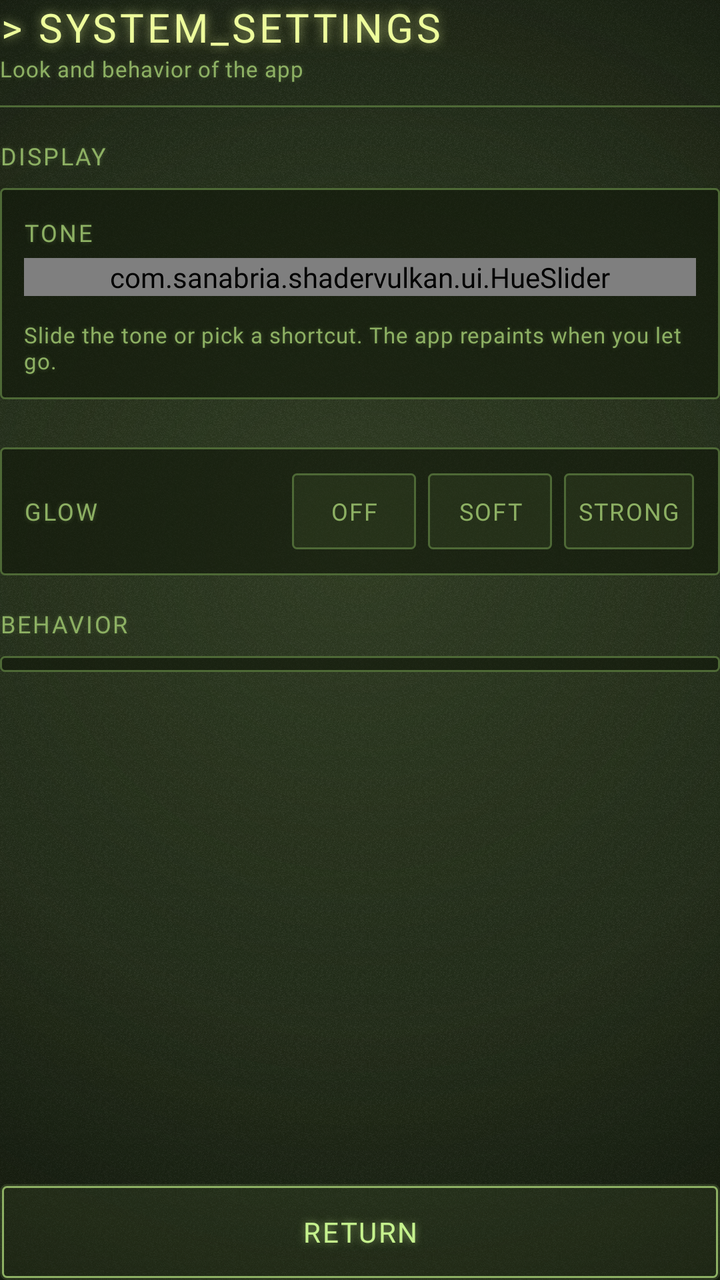
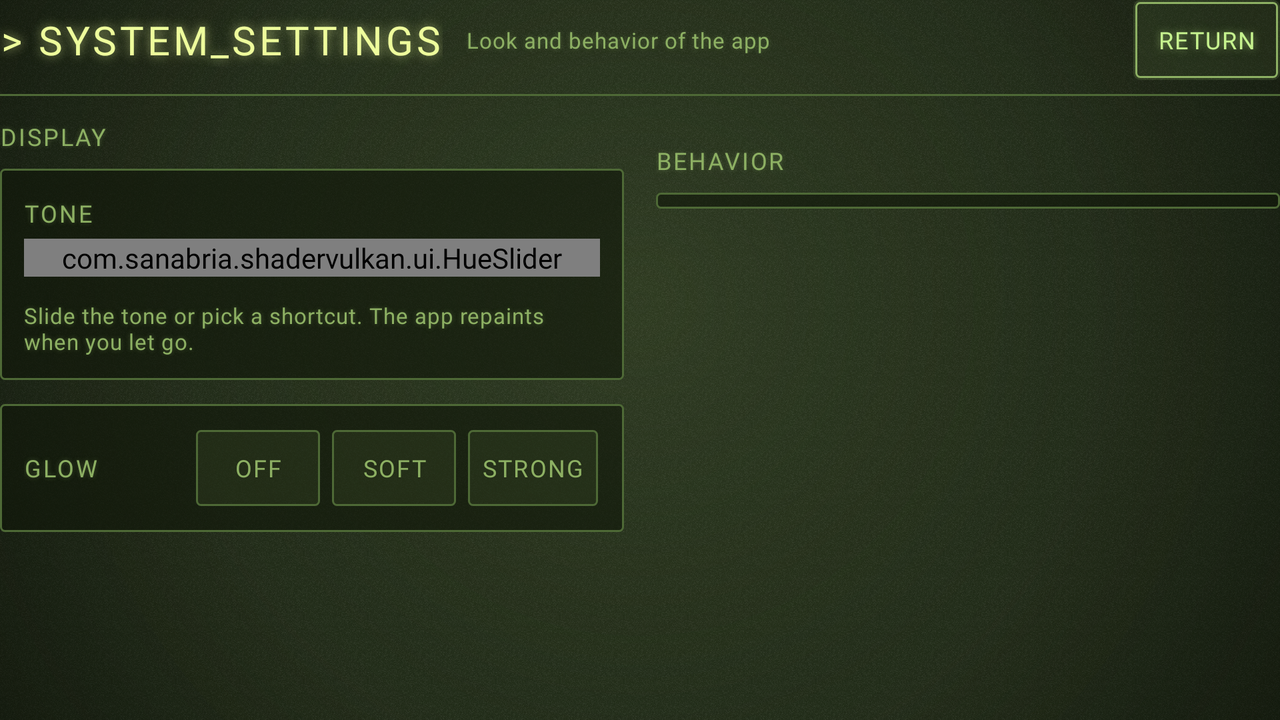

One screen, two layout resources from the same app: the default and the repository's alternative for another configuration. Each is rendered where Android would select it; the XML of both is given below.
<!-- AndroidManifest.xml: application theme Theme.ShaderVulkan -->
<!-- res/layout/activity_app_settings.xml -->
<?xml version="1.0" encoding="utf-8"?>
<LinearLayout xmlns:android="http://schemas.android.com/apk/res/android"
    android:id="@+id/main_settings_root"
    android:layout_width="match_parent"
    android:layout_height="match_parent"
    android:background="@drawable/crt_background"
    android:foreground="@drawable/bmp_scanlines"
    android:orientation="vertical">

    <LinearLayout
        android:layout_width="match_parent"
        android:layout_height="wrap_content"
        android:background="@drawable/bg_crt_header"
        android:orientation="vertical"
        android:paddingBottom="@dimen/crt_space_m">

        <TextView
            style="@style/CrtText.Display"
            android:layout_width="match_parent"
            android:layout_height="wrap_content"
            android:ellipsize="end"
            android:singleLine="true"
            android:text="@string/settings_title" />

        <TextView
            style="@style/CrtText.Caption"
            android:layout_width="match_parent"
            android:layout_height="wrap_content"
            android:text="@string/settings_subtitle" />
    </LinearLayout>

    <ScrollView
        android:layout_width="match_parent"
        android:layout_height="0dp"
        android:layout_weight="1"
        android:clipToPadding="false"
        android:fillViewport="true"
        android:scrollbarStyle="outsideOverlay">

        <LinearLayout
            android:layout_width="match_parent"
            android:layout_height="wrap_content"
            android:orientation="vertical"
            android:paddingBottom="@dimen/crt_space_s">

            <TextView
                style="@style/CrtText.Label"
                android:layout_width="match_parent"
                android:layout_height="wrap_content"
                android:layout_marginTop="@dimen/crt_space_l"
                android:text="@string/section_display" />

            <LinearLayout
                android:layout_width="match_parent"
                android:layout_height="wrap_content"
                android:layout_marginTop="@dimen/crt_space_s"
                android:background="@drawable/bg_crt_panel"
                android:orientation="vertical"
                android:padding="@dimen/crt_space_m">

                <LinearLayout
                    android:layout_width="match_parent"
                    android:layout_height="wrap_content"
                    android:baselineAligned="true"
                    android:orientation="horizontal">

                    <TextView
                        style="@style/CrtText.Label"
                        android:layout_width="wrap_content"
                        android:layout_height="wrap_content"
                        android:text="@string/label_tone" />

                    <TextView
                        android:id="@+id/txt_tone_name"
                        style="@style/CrtText"
                        android:layout_width="0dp"
                        android:layout_height="wrap_content"
                        android:layout_marginStart="@dimen/crt_space_m"
                        android:layout_weight="1"
                        android:gravity="end"
                        android:shadowColor="?attr/crtGlowHot"
                        android:singleLine="true"
                        android:textColor="?attr/crtHot" />
                </LinearLayout>

                <com.sanabria.shadervulkan.ui.HueSlider
                    android:id="@+id/hue_slider"
                    android:layout_width="match_parent"
                    android:layout_height="wrap_content"
                    android:layout_marginTop="@dimen/crt_space_xs" />

                <LinearLayout
                    android:id="@+id/presets_container"
                    android:layout_width="match_parent"
                    android:layout_height="wrap_content"
                    android:layout_marginTop="@dimen/crt_space_xs"
                    android:orientation="vertical" />

                <TextView
                    style="@style/CrtText.Caption"
                    android:layout_width="match_parent"
                    android:layout_height="wrap_content"
                    android:layout_marginTop="@dimen/crt_space_s"
                    android:text="@string/tone_hint" />
            </LinearLayout>

            <FrameLayout
                android:id="@+id/preview_container"
                android:layout_width="match_parent"
                android:layout_height="wrap_content"
                android:layout_marginTop="@dimen/crt_space_m" />

            <LinearLayout
                android:id="@+id/look_container"
                android:layout_width="match_parent"
                android:layout_height="wrap_content"
                android:layout_marginTop="@dimen/crt_space_m"
                android:background="@drawable/bg_crt_panel"
                android:orientation="vertical"
                android:paddingStart="@dimen/crt_space_m"
                android:paddingTop="@dimen/crt_space_xs"
                android:paddingEnd="@dimen/crt_space_m"
                android:paddingBottom="@dimen/crt_space_xs">

                <LinearLayout
                    android:layout_width="match_parent"
                    android:layout_height="wrap_content"
                    android:gravity="center_vertical"
                    android:orientation="horizontal"
                    android:paddingTop="@dimen/crt_space_s"
                    android:paddingBottom="@dimen/crt_space_s">

                    <TextView
                        style="@style/CrtText.Label"
                        android:layout_width="0dp"
                        android:layout_height="wrap_content"
                        android:layout_weight="1"
                        android:text="@string/label_glow" />

                    <Button
                        android:id="@+id/btn_glow_off"
                        style="@style/CrtButton.Toggle"
                        android:layout_width="wrap_content"
                        android:layout_height="wrap_content"
                        android:minWidth="64dp"
                        android:text="@string/glow_off" />

                    <Button
                        android:id="@+id/btn_glow_soft"
                        style="@style/CrtButton.Toggle"
                        android:layout_width="wrap_content"
                        android:layout_height="wrap_content"
                        android:layout_marginStart="@dimen/crt_space_xs"
                        android:minWidth="64dp"
                        android:text="@string/glow_soft" />

                    <Button
                        android:id="@+id/btn_glow_strong"
                        style="@style/CrtButton.Toggle"
                        android:layout_width="wrap_content"
                        android:layout_height="wrap_content"
                        android:layout_marginStart="@dimen/crt_space_xs"
                        android:minWidth="64dp"
                        android:text="@string/glow_strong" />
                </LinearLayout>
            </LinearLayout>

            <TextView
                style="@style/CrtText.Label"
                android:layout_width="match_parent"
                android:layout_height="wrap_content"
                android:layout_marginTop="@dimen/crt_space_l"
                android:text="@string/section_behaviour" />

            <LinearLayout
                android:id="@+id/behaviour_container"
                android:layout_width="match_parent"
                android:layout_height="wrap_content"
                android:layout_marginTop="@dimen/crt_space_s"
                android:background="@drawable/bg_crt_panel"
                android:orientation="vertical"
                android:paddingStart="@dimen/crt_space_m"
                android:paddingTop="@dimen/crt_space_xs"
                android:paddingEnd="@dimen/crt_space_m"
                android:paddingBottom="@dimen/crt_space_xs" />
        </LinearLayout>
    </ScrollView>

    <Button
        android:id="@+id/btn_close_app_settings"
        style="@style/CrtButton"
        android:layout_width="match_parent"
        android:layout_height="wrap_content"
        android:layout_marginTop="@dimen/crt_space_m"
        android:text="@string/btn_return" />

</LinearLayout>
<!-- resources referenced by this layout -->
<resources>
  <dimen name="crt_space_l">16dp</dimen>
  <dimen name="crt_space_m">12dp</dimen>
  <dimen name="crt_space_s">8dp</dimen>
  <dimen name="crt_space_xs">4dp</dimen>
  <!-- drawable bmp_scanlines (drawable) -->
  <?xml version="1.0" encoding="utf-8"?>
  <bitmap xmlns:android="http://schemas.android.com/apk/res/android"
      android:src="@drawable/crt_scanline_tile"
      android:alpha="0.7"
      android:tileModeX="repeat"
      android:tileModeY="repeat"
      android:antialias="false"
      android:filter="false" />
  <string name="btn_return">RETURN</string>
  <string name="glow_off">OFF</string>
  <string name="glow_soft">SOFT</string>
  <string name="glow_strong">STRONG</string>
  <string name="label_glow">GLOW</string>
  <string name="label_tone">TONE</string>
  <string name="section_behaviour">BEHAVIOR</string>
  <string name="section_display">DISPLAY</string>
  <string name="settings_subtitle">Look and behavior of the app</string>
  <string name="settings_title" translatable="false">&gt; SYSTEM_SETTINGS</string>
  <string name="tone_hint">Slide the tone or pick a shortcut. The app repaints when you let go.</string>
  <dimen name="crt_stroke">1dp</dimen>
  <dimen name="crt_corner">2dp</dimen>
  <!-- drawable bmp_noise (drawable) -->
  <?xml version="1.0" encoding="utf-8"?>
  <bitmap xmlns:android="http://schemas.android.com/apk/res/android"
      android:src="@drawable/crt_noise_tile"
      android:tileModeX="repeat"
      android:tileModeY="repeat" />
  <dimen name="crt_text_body">14sp</dimen>
  <dimen name="crt_touch">48dp</dimen>
  <dimen name="crt_text_label">12sp</dimen>
  <dimen name="crt_touch_compact">40dp</dimen>
  <dimen name="crt_text_caption">11sp</dimen>
  <dimen name="crt_text_display">20sp</dimen>
  <!-- drawable crt_cursor (drawable) -->
  <?xml version="1.0" encoding="utf-8"?>
  <shape xmlns:android="http://schemas.android.com/apk/res/android" android:shape="rectangle">
      <solid android:color="?attr/crtHot" />
      <size android:width="3dp" />
  </shape>
  <!-- drawable crt_scrollbar_thumb (drawable) -->
  <?xml version="1.0" encoding="utf-8"?>
  <inset xmlns:android="http://schemas.android.com/apk/res/android" android:insetLeft="2dp" android:insetRight="2dp">
      <shape android:shape="rectangle">
          <solid android:color="?attr/crtFaint" />
          <size android:width="3dp" />
      </shape>
  </inset>
  <!-- drawable bg_crt_dialog (drawable) -->
  <?xml version="1.0" encoding="utf-8"?>
  <inset xmlns:android="http://schemas.android.com/apk/res/android"
      android:drawable="@drawable/bg_crt_screen"
      android:insetLeft="20dp"
      android:insetTop="24dp"
      android:insetRight="20dp"
      android:insetBottom="24dp" />
  <style name="CrtDialogTitle" parent="CrtText.Title">
          <item name="android:singleLine">true</item>
          <item name="android:ellipsize">end</item>
      </style>
  <style name="CrtDialogBody" parent="CrtText">
          <item name="android:textColor">?attr/crtDim</item>
          <item name="android:shadowColor">?attr/crtGlowDim</item>
          <item name="android:shadowRadius">?attr/crtGlowS</item>
          <item name="android:lineSpacingExtra">2dp</item>
      </style>
  <style name="CrtDialogButton.Negative">
          <item name="android:textColor">?attr/crtDim</item>
          <item name="android:shadowColor">?attr/crtGlowDim</item>
      </style>
  <style name="CrtText.Title">
          <item name="android:textColor">?attr/crtHot</item>
          <item name="android:textSize">@dimen/crt_text_title</item>
          <item name="android:shadowColor">?attr/crtGlowHot</item>
          <item name="android:shadowRadius">?attr/crtGlowL</item>
          <item name="android:letterSpacing">0.06</item>
      </style>
  <dimen name="crt_text_title">16sp</dimen>
  <!-- some entries are left out for length -->
</resources>
<!-- res/layout-land/activity_app_settings.xml (the repository's variant of the layout above) -->
<!-- drawn on the phone turned sideways -->
<?xml version="1.0" encoding="utf-8"?>
<LinearLayout xmlns:android="http://schemas.android.com/apk/res/android"
    android:id="@+id/main_settings_root"
    android:layout_width="match_parent"
    android:layout_height="match_parent"
    android:background="@drawable/crt_background"
    android:foreground="@drawable/bmp_scanlines"
    android:orientation="vertical">

    <LinearLayout
        android:layout_width="match_parent"
        android:layout_height="wrap_content"
        android:background="@drawable/bg_crt_header"
        android:gravity="center_vertical"
        android:orientation="horizontal"
        android:paddingBottom="@dimen/crt_space_s">

        <TextView
            style="@style/CrtText.Display"
            android:layout_width="wrap_content"
            android:layout_height="wrap_content"
            android:singleLine="true"
            android:text="@string/settings_title" />

        <TextView
            style="@style/CrtText.Caption"
            android:layout_width="0dp"
            android:layout_height="wrap_content"
            android:layout_marginStart="@dimen/crt_space_m"
            android:layout_weight="1"
            android:ellipsize="end"
            android:singleLine="true"
            android:text="@string/settings_subtitle" />

        <Button
            android:id="@+id/btn_close_app_settings"
            style="@style/CrtButton.Small"
            android:layout_width="wrap_content"
            android:layout_height="wrap_content"
            android:text="@string/btn_return" />
    </LinearLayout>

    <ScrollView
        android:layout_width="match_parent"
        android:layout_height="0dp"
        android:layout_weight="1"
        android:clipToPadding="false"
        android:fillViewport="true"
        android:scrollbarStyle="outsideOverlay">

        <LinearLayout
            android:layout_width="match_parent"
            android:layout_height="wrap_content"
            android:baselineAligned="false"
            android:orientation="horizontal"
            android:paddingBottom="@dimen/crt_space_s">

            
            <LinearLayout
                android:layout_width="0dp"
                android:layout_height="wrap_content"
                android:layout_weight="1"
                android:orientation="vertical">

                <TextView
                    style="@style/CrtText.Label"
                    android:layout_width="match_parent"
                    android:layout_height="wrap_content"
                    android:layout_marginTop="@dimen/crt_space_m"
                    android:text="@string/section_display" />

                <LinearLayout
                    android:layout_width="match_parent"
                    android:layout_height="wrap_content"
                    android:layout_marginTop="@dimen/crt_space_s"
                    android:background="@drawable/bg_crt_panel"
                    android:orientation="vertical"
                    android:padding="@dimen/crt_space_m">

                    <LinearLayout
                        android:layout_width="match_parent"
                        android:layout_height="wrap_content"
                        android:baselineAligned="true"
                        android:orientation="horizontal">

                        <TextView
                            style="@style/CrtText.Label"
                            android:layout_width="wrap_content"
                            android:layout_height="wrap_content"
                            android:text="@string/label_tone" />

                        <TextView
                            android:id="@+id/txt_tone_name"
                            style="@style/CrtText"
                            android:layout_width="0dp"
                            android:layout_height="wrap_content"
                            android:layout_marginStart="@dimen/crt_space_m"
                            android:layout_weight="1"
                            android:gravity="end"
                            android:shadowColor="?attr/crtGlowHot"
                            android:singleLine="true"
                            android:textColor="?attr/crtHot" />
                    </LinearLayout>

                    <com.sanabria.shadervulkan.ui.HueSlider
                        android:id="@+id/hue_slider"
                        android:layout_width="match_parent"
                        android:layout_height="wrap_content"
                        android:layout_marginTop="@dimen/crt_space_xs" />

                    <LinearLayout
                        android:id="@+id/presets_container"
                        android:layout_width="match_parent"
                        android:layout_height="wrap_content"
                        android:layout_marginTop="@dimen/crt_space_xs"
                        android:orientation="vertical" />

                    <TextView
                        style="@style/CrtText.Caption"
                        android:layout_width="match_parent"
                        android:layout_height="wrap_content"
                        android:layout_marginTop="@dimen/crt_space_s"
                        android:text="@string/tone_hint" />
                </LinearLayout>

                <LinearLayout
                    android:id="@+id/look_container"
                    android:layout_width="match_parent"
                    android:layout_height="wrap_content"
                    android:layout_marginTop="@dimen/crt_space_m"
                    android:background="@drawable/bg_crt_panel"
                    android:orientation="vertical"
                    android:paddingStart="@dimen/crt_space_m"
                    android:paddingTop="@dimen/crt_space_xs"
                    android:paddingEnd="@dimen/crt_space_m"
                    android:paddingBottom="@dimen/crt_space_xs">

                    <LinearLayout
                        android:layout_width="match_parent"
                        android:layout_height="wrap_content"
                        android:gravity="center_vertical"
                        android:orientation="horizontal"
                        android:paddingTop="@dimen/crt_space_s"
                        android:paddingBottom="@dimen/crt_space_s">

                        <TextView
                            style="@style/CrtText.Label"
                            android:layout_width="0dp"
                            android:layout_height="wrap_content"
                            android:layout_weight="1"
                            android:text="@string/label_glow" />

                        <Button
                            android:id="@+id/btn_glow_off"
                            style="@style/CrtButton.Toggle"
                            android:layout_width="wrap_content"
                            android:layout_height="wrap_content"
                            android:minWidth="64dp"
                            android:text="@string/glow_off" />

                        <Button
                            android:id="@+id/btn_glow_soft"
                            style="@style/CrtButton.Toggle"
                            android:layout_width="wrap_content"
                            android:layout_height="wrap_content"
                            android:layout_marginStart="@dimen/crt_space_xs"
                            android:minWidth="64dp"
                            android:text="@string/glow_soft" />

                        <Button
                            android:id="@+id/btn_glow_strong"
                            style="@style/CrtButton.Toggle"
                            android:layout_width="wrap_content"
                            android:layout_height="wrap_content"
                            android:layout_marginStart="@dimen/crt_space_xs"
                            android:minWidth="64dp"
                            android:text="@string/glow_strong" />
                    </LinearLayout>
                </LinearLayout>
            </LinearLayout>

            
            <LinearLayout
                android:layout_width="0dp"
                android:layout_height="wrap_content"
                android:layout_marginStart="@dimen/crt_space_l"
                android:layout_weight="1"
                android:orientation="vertical">

                <FrameLayout
                    android:id="@+id/preview_container"
                    android:layout_width="match_parent"
                    android:layout_height="wrap_content"
                    android:layout_marginTop="@dimen/crt_space_m" />

                <TextView
                    style="@style/CrtText.Label"
                    android:layout_width="match_parent"
                    android:layout_height="wrap_content"
                    android:layout_marginTop="@dimen/crt_space_m"
                    android:text="@string/section_behaviour" />

                <LinearLayout
                    android:id="@+id/behaviour_container"
                    android:layout_width="match_parent"
                    android:layout_height="wrap_content"
                    android:layout_marginTop="@dimen/crt_space_s"
                    android:background="@drawable/bg_crt_panel"
                    android:orientation="vertical"
                    android:paddingStart="@dimen/crt_space_m"
                    android:paddingTop="@dimen/crt_space_xs"
                    android:paddingEnd="@dimen/crt_space_m"
                    android:paddingBottom="@dimen/crt_space_xs" />
            </LinearLayout>
        </LinearLayout>
    </ScrollView>

</LinearLayout>
<!-- resources referenced by the variant -->
<!-- as the phone turned sideways resolves them -->
<resources>
  <dimen name="crt_space_l">16dp</dimen>
  <dimen name="crt_space_m">12dp</dimen>
  <dimen name="crt_space_s">8dp</dimen>
  <dimen name="crt_space_xs">4dp</dimen>
  <!-- drawable bmp_scanlines (drawable) -->
  <?xml version="1.0" encoding="utf-8"?>
  <bitmap xmlns:android="http://schemas.android.com/apk/res/android"
      android:src="@drawable/crt_scanline_tile"
      android:alpha="0.7"
      android:tileModeX="repeat"
      android:tileModeY="repeat"
      android:antialias="false"
      android:filter="false" />
  <string name="btn_return">RETURN</string>
  <string name="glow_off">OFF</string>
  <string name="glow_soft">SOFT</string>
  <string name="glow_strong">STRONG</string>
  <string name="label_glow">GLOW</string>
  <string name="label_tone">TONE</string>
  <string name="section_behaviour">BEHAVIOR</string>
  <string name="section_display">DISPLAY</string>
  <string name="settings_subtitle">Look and behavior of the app</string>
  <string name="settings_title" translatable="false">&gt; SYSTEM_SETTINGS</string>
  <string name="tone_hint">Slide the tone or pick a shortcut. The app repaints when you let go.</string>
  <style name="CrtButton.Small">
          <item name="android:textSize">@dimen/crt_text_label</item>
          <item name="android:minHeight">@dimen/crt_touch_compact</item>
          <item name="android:paddingStart">@dimen/crt_space_m</item>
          <item name="android:paddingEnd">@dimen/crt_space_m</item>
      </style>
  <dimen name="crt_stroke">1dp</dimen>
  <dimen name="crt_corner">2dp</dimen>
  <!-- drawable bmp_noise (drawable) -->
  <?xml version="1.0" encoding="utf-8"?>
  <bitmap xmlns:android="http://schemas.android.com/apk/res/android"
      android:src="@drawable/crt_noise_tile"
      android:tileModeX="repeat"
      android:tileModeY="repeat" />
  <dimen name="crt_text_label">12sp</dimen>
  <dimen name="crt_touch_compact">40dp</dimen>
  <dimen name="crt_text_body">14sp</dimen>
  <dimen name="crt_text_caption">11sp</dimen>
  <dimen name="crt_text_display">20sp</dimen>
  <!-- drawable crt_cursor (drawable) -->
  <?xml version="1.0" encoding="utf-8"?>
  <shape xmlns:android="http://schemas.android.com/apk/res/android" android:shape="rectangle">
      <solid android:color="?attr/crtHot" />
      <size android:width="3dp" />
  </shape>
  <!-- drawable crt_scrollbar_thumb (drawable) -->
  <?xml version="1.0" encoding="utf-8"?>
  <inset xmlns:android="http://schemas.android.com/apk/res/android" android:insetLeft="2dp" android:insetRight="2dp">
      <shape android:shape="rectangle">
          <solid android:color="?attr/crtFaint" />
          <size android:width="3dp" />
      </shape>
  </inset>
  <dimen name="crt_touch">48dp</dimen>
  <!-- drawable bg_crt_dialog (drawable) -->
  <?xml version="1.0" encoding="utf-8"?>
  <inset xmlns:android="http://schemas.android.com/apk/res/android"
      android:drawable="@drawable/bg_crt_screen"
      android:insetLeft="20dp"
      android:insetTop="24dp"
      android:insetRight="20dp"
      android:insetBottom="24dp" />
  <style name="CrtDialogTitle" parent="CrtText.Title">
          <item name="android:singleLine">true</item>
          <item name="android:ellipsize">end</item>
      </style>
  <style name="CrtDialogBody" parent="CrtText">
          <item name="android:textColor">?attr/crtDim</item>
          <item name="android:shadowColor">?attr/crtGlowDim</item>
          <item name="android:shadowRadius">?attr/crtGlowS</item>
          <item name="android:lineSpacingExtra">2dp</item>
      </style>
  <style name="CrtDialogButton.Negative">
          <item name="android:textColor">?attr/crtDim</item>
          <item name="android:shadowColor">?attr/crtGlowDim</item>
      </style>
  <dimen name="crt_text_title">16sp</dimen>
  <!-- some entries are left out for length -->
</resources>
